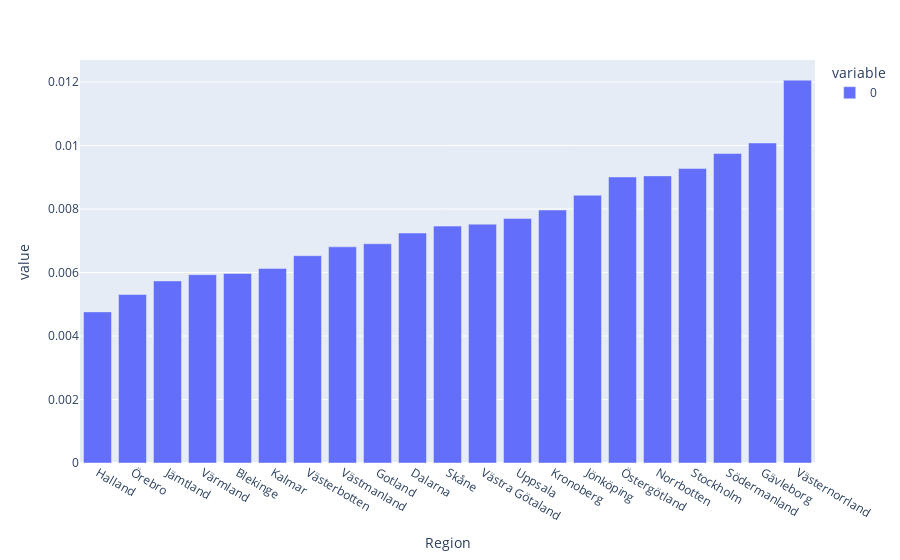

The notebook cell this image was saved under:
### Code cell
data = df_andel_fall["Andel Avlidna"].div(df_andel_fall["Andel Fall"], axis = "rows")
px.bar(data.sort_values())

### Figure 1 — Plotly figure (JSON) as saved in the notebook; plotly's stock layout.template omitted (floating-point values rounded to 4 significant figures)
{"data": [{"alignmentgroup": "True", "hovertemplate": "variable=0<br>Region=%{x}<br>value=%{y}<extra></extra>", "legendgroup": "0", "marker": {"color": "#636efa", "pattern": {"shape": ""}}, "name": "0", "offsetgroup": "0", "orientation": "v", "showlegend": true, "textposition": "auto", "type": "bar", "x": ["Halland", "Örebro", "Jämtland", "Värmland", "Blekinge", "Kalmar", "Västerbotten", "Västmanland", "Gotland", "Dalarna", "Skåne", "Västra Götaland", "Uppsala", "Kronoberg", "Jönköping", "Östergötland", "Norrbotten", "Stockholm", "Södermanland", "Gävleborg", "Västernorrland"], "xaxis": "x", "y": [0.00476, 0.005307, 0.005736, 0.005933, 0.005968, 0.00613, 0.00653, 0.006808, 0.006906, 0.007245, 0.007461, 0.007522, 0.007702, 0.007967, 0.008432, 0.009009, 0.009043, 0.009274, 0.009747, 0.01008, 0.01206], "yaxis": "y"}], "layout": {"barmode": "relative", "legend": {"title": {"text": "variable"}, "tracegroupgap": 0}, "margin": {"t": 60}, "xaxis": {"anchor": "y", "domain": [0, 1], "title": {"text": "Region"}}, "yaxis": {"anchor": "x", "domain": [0, 1], "title": {"text": "value"}}}}
